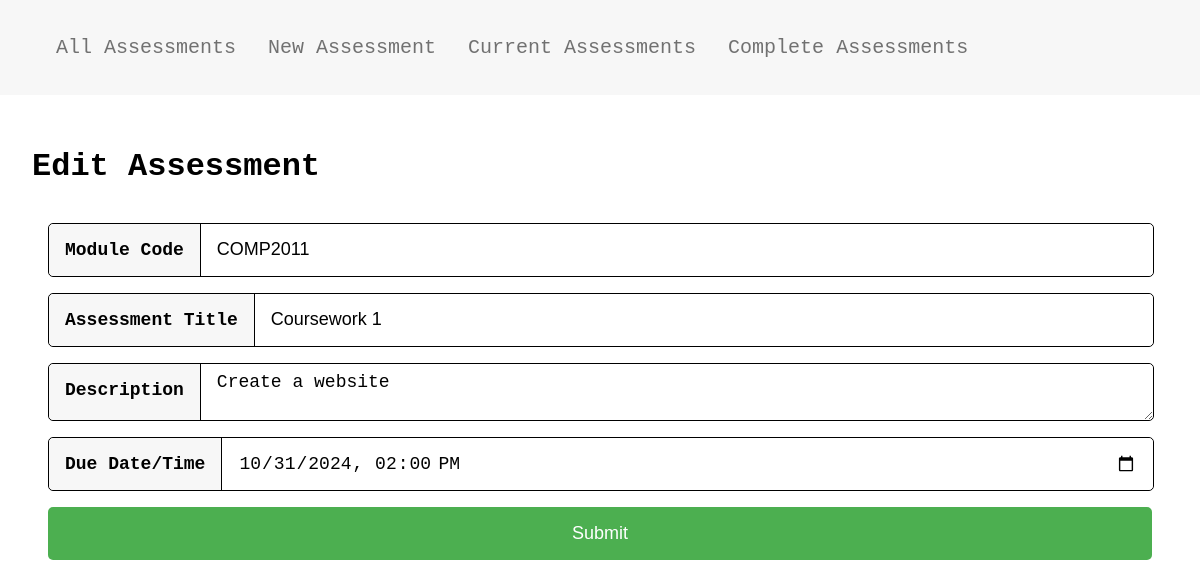
Screenshot of /edit/1 with the database file from the repository.
### app/models.py (models this page shows)
class Assessment(db.Model):
    id = db.Column(db.Integer, primary_key=True)
    title = db.Column(db.String(500))
    description = db.Column(db.String(500))
    due_date = db.Column(db.DateTime)
    completed = db.Column(db.Boolean)
    module_code = db.Column(db.String(10))

### app/views.py (the view, shortened to what this page needs)
@app.route('/edit/<int:id>', methods=['GET', 'POST'])
def edit(id):
    assessment = db.session.query(models.Assessment).filter_by(id=id).first()
    form = AssessmentForm(obj=assessment)
    return render_template('edit.html', title="Edit Assessment", form=form)

### app/forms.py
class AssessmentForm(FlaskForm):
    module_code = StringField('module_code', validators=[DataRequired(), Length(min=1, max=10, message="Module code must be between 1 and 10 characters.")])
    title = StringField('title', validators=[DataRequired(), Length(min=1, max=500, message="Title must be between 1 and 100 characters.")])
    description = TextAreaField('description', validators=[DataRequired(), Length(min=1, max=500, message="Description must be between 1 and 500 characters.")])
    due_date = DateTimeLocalField('deadline', validators=[DataRequired()])

### app/templates/edit.html
{% extends "layout.html" %}
{% block content %}
<h1>Edit Assessment</h1>
{% with name="editAssessment" %}
    {% include 'components/form.html' %}
{% endwith %}
{% endblock %}

### app/templates/components/form.html (shortened to what this page needs)
<form method="post" name="{{ name }}" class="form">
    <div class="input-group">
        <label for="module_code">Module Code</label>
        {{ form.module_code }}
    </div>
    <div class="input-group">
        <label for="title">Assessment Title</label>
        {{ form.title }}
    </div>
    <div class="input-group">
        <label for="description">Description</label>
        {{ form.description }}
    </div>
    <div class="input-group">
        <label for="due_date">Due Date/Time</label>
        {{ form.due_date }}
    </div>
    <button type="submit" class="btn">Submit</button>
</form>

### app/static/styles.css (style rules this page uses)
body { margin: 0; font-family: "Lucida Console", monospace; }
.input-group { display: flex; border: solid black 1px; border-radius: 5px; font-size: 18px; width: 100%; }
.form { display: flex; gap: 1rem; padding: 1rem; flex-direction: column; }
.input-group label { background-color: #f7f7f7; padding: 1rem; border-radius: 5px 0 0 5px; border-right: solid black 1px; font-weight: bold; text-wrap: nowrap; }
.input-group input, textarea { border: none; border-radius: 0 5px 5px 0; font-size: 18px; padding: 0.5rem 1rem; width: 100%; }
.btn { background-color: #4CAF50; border: none; color: white; padding: 1rem; text-align: center; text-decoration: none; display: inline-block; font-size: 18px; border-radius: 5px; cursor: pointer; }

### rows the page displays
Assessment: module_code "COMP2011", title "Coursework 1", description "Create a website", due_date "10/31/2024 14:00"
